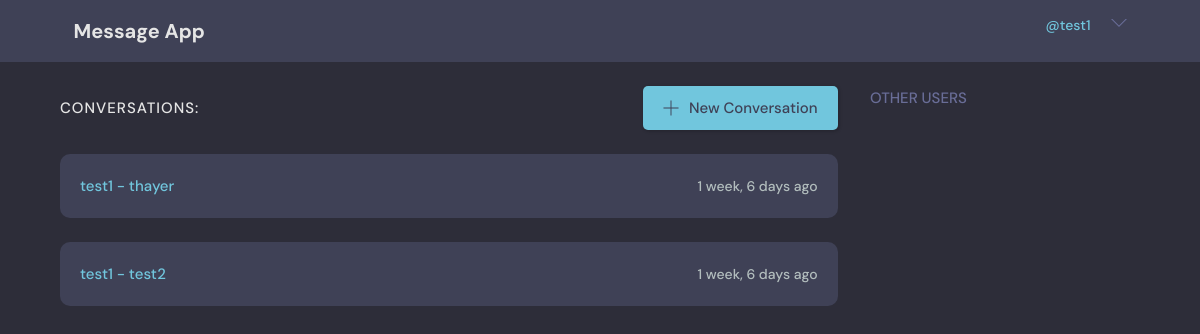
Screenshot of / (signed in) with the database file from the repository.
### base/models.py (models this page shows)
class Conversation(models.Model):
    name = models.CharField(max_length=200)
    participants = models.ManyToManyField(User, related_name='participants', blank=True)
    timestamp = models.DateTimeField(auto_now_add=True)
    aes_key = models.BinaryField(null=True, blank=True)  # Add a field to store AES key
    class Meta:
        ordering = ['timestamp', 'name']
    def __str__(self):
        participant_names = [participant.username for participant in self.participants.all()]
        participant_names.sort()
        return ' - '.join(participant_names)

### base/views.py (the view)
# urls.py: path('', views.home, name='home'),
def home(request):
    cs = Conversation.objects.filter(participants=request.user.id)
    c_count=0
    friend_list = []
    context = {'conversations': cs, 'conversation_count': c_count, 'friends': friend_list}
    return render(request, 'base/home.html', context)

### base/templates/base/home.html (shortened to what this page needs)
{% extends 'main.html' %}
{% block content %}
{% if request.user.is_authenticated %}
<main class="layout layout--2">
    <div class="container">
        <div class="roomList">
            <div class="roomList__header">
                <div>
                    <h2>Conversations:</h2>
                </div>
                <a class="btn btn--main" href="{% url 'create-conversation' %}">
                    <svg version="1.1" xmlns="http://www.w3.org/2000/svg" width="32" height="32" viewBox="0 0 32 32">
                        <title>add</title>
                        <path d="M16.943 0.943h-1.885v14.115h-14.115v1.885h14.115v14.115h1.885v-14.115h14.115v-1.885h-14.115v-14.115z"></path>
                    </svg>
                    New Conversation
                </a>
            </div>
            {% for conversation in conversations %}
                <div class="roomListRoom">
                    <div class="roomListRoom__header">
                        <div class="roomListRoom__author">
                            <a href="{% url 'conversation' conversation.id %}">{{conversation}}</a>
                        </div>
                        <div class="roomListRoom__actions">
                            <span>{{conversation.timestamp|timesince}} ago</span>
                        </div>
                    </div>
                </div>
            {% endfor %}
        </div>
        <div>
            {% include 'base/friend_list.html' %}
        </div>
    </div>
</main>
{% endif %}
{% endblock content %}

### templates/navbar.html (shortened to what this page needs)
{% load static %}
<header class="header header--loggedIn">
    <div class="container">
        <a href="{% url 'home' %}" class="header__logo">
            <h1>Message App</h1>
        </a>
        <nav class="header__menu">
            {% if request.user.is_authenticated %}
            <div class="header__user">
                <a href="{% url 'user-profile' request.user.id %}">
                    <p>{{request.user.name}}<span>@{{request.user.username}}</span></p>
                </a>
                <button class="dropdown-button">
                    <svg version="1.1" xmlns="http://www.w3.org/2000/svg" width="32" height="32" viewBox="0 0 32 32">
                        <title>chevron-down</title>
                        <path d="M16 21l-13-13h-3l16 16 16-16h-3l-13 13z"></path>
                    </svg>
                </button>
            </div>
            {% else %}
            <a href="{% url 'login' %}">
                <p>Login</p>
            </a>
            {% endif %}
        </nav>
    </div>
</header>

### static/styles/style.css (style rules this page uses)
:root { --color-main: #71c6dd; --color-main-light: #e1f6fb; --color-dark: #3f4156; --color-dark-medium: #51546e; --color-dark-light: #696d97; --color-light: #e5e5e5; --color-gray: #8b8b8b; --color-light-gray: #b2bdbd; --color-bg: #2d2d39; --color-success: #5dd693; --color-error: #fc4b0b; }
* { font-family: "DM Sans", -apple-system, BlinkMacSystemFont, "Segoe UI", Roboto, Oxygen, Ubuntu, Cantarell, "Open Sans", "Helvetica Neue", sans-serif; margin: 0; padding: 0; box-sizing: border-box; text-rendering: optimizeLegibility; font-size: inherit; }
html { font-size: 56.25%; }
@media only screen and (min-width: 1200px) { html { font-size: 62.5%; } }
body { line-height: 1.6; font-weight: 400; font-size: 1.5rem; color: var(--color-light-gray); background-color: var(--color-bg); min-height: 100vh; }
a { display: inline-block; color: var(--color-main); text-decoration: none; }
.container { max-width: 120rem; width: 90%; margin: auto; }
.btn { background-color: transparent; border: none; display: inline-flex; align-items: center; gap: 1rem; cursor: pointer; transition: all ease-in-out 0.3s; padding: 1rem 2rem; border-radius: 5px; box-shadow: 1px 1px 3px 1px rgba(0, 0, 0, 0.15); font-weight: 500; }
.btn--main { background-color: var(--color-main); color: var(--color-dark); }
.btn > svg { fill: currentColor; width: 1.6rem; height: 1.6rem; }
.header { padding: 1.5rem; background-color: var(--color-dark); }
.header > .container { display: flex; gap: 9.5rem; }
.header__logo, .header__user { display: flex; gap: 2rem; align-items: center; }
.header__logo > h1 { font-weight: 700; font-size: 2rem; color: var(--color-light); }
.header__menu { margin-left: auto; position: relative; }
.header__menu a { display: flex; gap: 1.5rem; align-items: center; font-weight: 500; text-decoration: none; color: var(--color-gray); }
.header__menu p { line-height: 1.2; }
.header__menu span { color: var(--color-main); font-weight: 500; font-size: 1.4rem; display: block; }
.header__menu svg { width: 1.6rem; height: 1.6rem; fill: var(--color-dark-light); }
.dropdown-button { background: transparent; border: 0; outline: 0; cursor: pointer; }
.layout { margin-top: 2.4rem; }
.layout > .container { display: flex; justify-content: space-between; align-items: flex-start; }
.layout--2 > .container > div:first-child { flex-basis: 72%; }
.layout--2 > .container > div:last-child { flex-basis: 25%; }
.roomList__header { display: flex; justify-content: space-between; align-items: center; margin-bottom: 2.4rem; }
.roomList__header h2 { text-transform: uppercase; font-weight: 500; color: var(--color-light); letter-spacing: 1px; }
.roomListRoom { margin-bottom: 2.4rem; background-color: var(--color-dark); border-radius: 1rem; padding: 2rem; }
.roomListRoom__header { display: flex; justify-content: space-between; align-items: center; }
.roomListRoom__author { font-weight: 500; display: flex; align-items: center; gap: 1rem; }
.roomListRoom__actions { display: flex; align-items: flex-start; gap: 1rem; position: relative; }
.roomListRoom__actions span { font-size: 1.4rem; font-weight: 500; }

### rows the page displays
Conversation: id.username "test1 - thayer", timestamp "1 week, 6 days"
Conversation: id.username "test1 - test2", timestamp "1 week, 6 days"

### other values shown
{{ request.user.username }} "test1"
